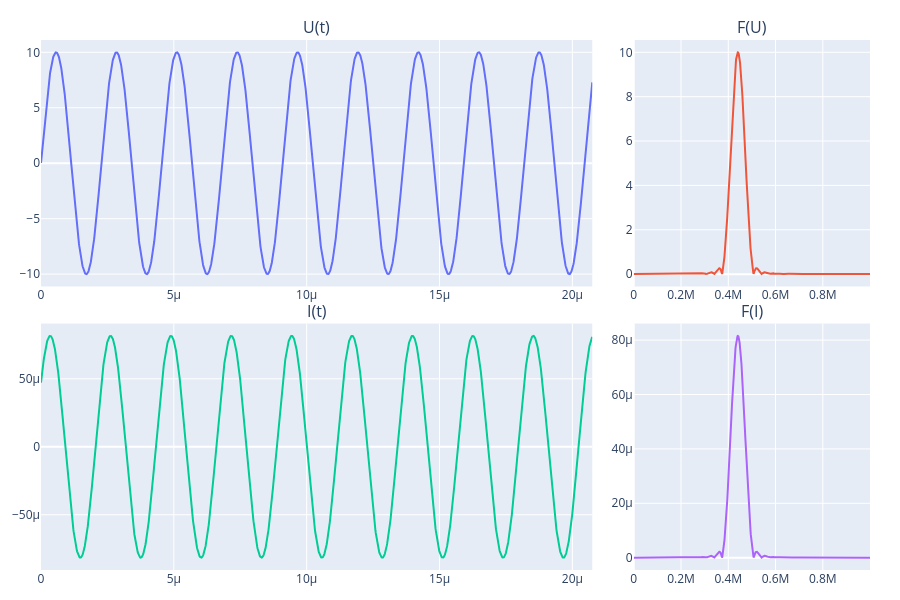

The cell this chart's notebook holds for it:
### Code cell
F,V = md.get_spectrum3(t,U)

F_peak_calc = F[np.argmax(V)]
T=1/F_peak_calc

T_counts=md.convert_to_counts(t,T)
window=T_counts*9

fs = 1 / np.mean(np.diff(t)) 
vw.show_I_U_3(t,I,U,0,window)

### Figure 1 — Plotly figure (JSON) as saved in the notebook; plotly's stock layout.template omitted (floating-point values rounded to 4 significant figures; data arrays with more than 128 entries replaced by an {"elided": "..."} marker saying what was removed)
{"data": [{"type": "scatter", "x": {"elided": "2079 float values"}, "xaxis": "x", "y": {"elided": "2079 float values"}, "yaxis": "y"}, {"type": "scatter", "x": {"elided": "1531 float values"}, "xaxis": "x2", "y": {"elided": "1531 float values"}, "yaxis": "y2"}, {"type": "scatter", "x": {"elided": "2079 float values"}, "xaxis": "x3", "y": {"elided": "2079 float values"}, "yaxis": "y3"}, {"type": "scatter", "x": {"elided": "1531 float values"}, "xaxis": "x4", "y": {"elided": "1531 float values"}, "yaxis": "y4"}], "layout": {"annotations": [{"font": {"size": 16}, "showarrow": false, "text": "U(t)", "x": 0.3325, "xanchor": "center", "xref": "paper", "y": 1.0, "yanchor": "bottom", "yref": "paper"}, {"font": {"size": 16}, "showarrow": false, "text": "F(U)", "x": 0.8575, "xanchor": "center", "xref": "paper", "y": 1.0, "yanchor": "bottom", "yref": "paper"}, {"font": {"size": 16}, "showarrow": false, "text": "I(t)", "x": 0.3325, "xanchor": "center", "xref": "paper", "y": 0.465, "yanchor": "bottom", "yref": "paper"}, {"font": {"size": 16}, "showarrow": false, "text": "F(I)", "x": 0.8575, "xanchor": "center", "xref": "paper", "y": 0.465, "yanchor": "bottom", "yref": "paper"}], "height": 600, "margin": {"b": 30, "l": 30, "r": 30, "t": 40}, "showlegend": false, "width": 900, "xaxis": {"anchor": "y", "domain": [0, 0.665]}, "xaxis2": {"anchor": "y2", "domain": [0.715, 1]}, "xaxis3": {"anchor": "y3", "domain": [0, 0.665]}, "xaxis4": {"anchor": "y4", "domain": [0.715, 1]}, "yaxis": {"anchor": "x", "domain": [0.535, 1.0]}, "yaxis2": {"anchor": "x2", "domain": [0.535, 1.0]}, "yaxis3": {"anchor": "x3", "domain": [0, 0.465]}, "yaxis4": {"anchor": "x4", "domain": [0, 0.465]}}}
